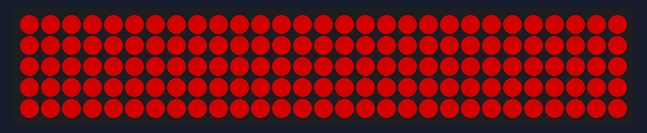
Simulated run of this sketch. Board: Arduino Leonardo, built with avr-gcc and run on an emulated ATmega32U4. Parts: 29×5 RGB LED matrix (first LED top left, wired row by row). Dim RGB values are drawn brighter than linear.

Above: at 0.6 s.
At 1.6 s:
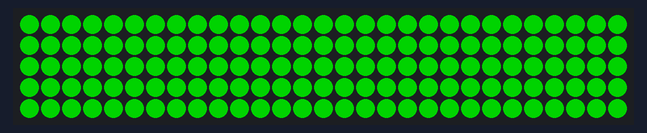
At 2.6 s:
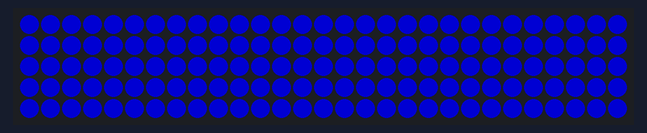
At 3.6 s:
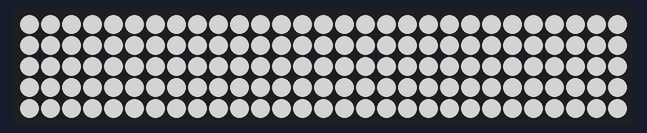

The sketch:

MIDIUSB_buzzer_FastLED_mix.ino
```cpp
/*
 * MIDIUSB_buzzer.ino
 *
 * Author: Paulo Costa
 */

#include <MIDIUSB.h>
#include "pitchToFrequency.h"
#include <FastLED.h>        //https://github.com/FastLED/FastLED
#include <LEDMatrix.h>      //https://github.com/Jorgen-VikingGod/LEDMatrix

#define BUZZ_PIN 9
#define DATA_PIN            3

#define COLOR_ORDER       GRB
#define CHIPSET             WS2812B

// initial matrix layout (to get led strip index by x/y)
#define MATRIX_WIDTH        29
#define MATRIX_HEIGHT       5
#define MATRIX_TYPE         HORIZONTAL_ZIGZAG_MATRIX
#define MATRIX_SIZE         (MATRIX_WIDTH*MATRIX_HEIGHT)
#define NUMPIXELS           MATRIX_SIZE

// create our matrix based on matrix definition
cLEDMatrix<MATRIX_WIDTH, MATRIX_HEIGHT, MATRIX_TYPE> leds;
uint8_t hue;
int16_t counter;

const char* pitch_name(byte pitch) {
  static const char* names[] = {"C", "C#", "D", "D#", "E", "F", "F#", "G", "G#", "A", "A#", "B"};
  return names[pitch % 12];
}

int pitch_octave(byte pitch) {
  return (pitch / 12) - 1;
}

void noteOn(byte channel, byte pitch, byte velocity) {
   // int16_t sx, sy, x, y;
//  uint8_t h;
  //tone(BUZZ_PIN, pitchFrequency[pitch]);
     FastLED.showColor(CRGB::Red);
    FastLED.show();
  Serial.print("Note On: ");
  Serial.print(pitch_name(pitch));
  Serial.print(pitch_octave(pitch));
  Serial.print(", channel=");
  Serial.print(channel);
  Serial.print(", velocity=");
  Serial.println(velocity);
}

void noteOff(byte channel, byte pitch, byte velocity) {
  //noTone(BUZZ_PIN);
  //FastLED.clear();
    FastLED.clear(true);
  Serial.print("Note Off: ");
  Serial.print(pitch_name(pitch));
  Serial.print(pitch_octave(pitch));
  Serial.print(", channel=");
  Serial.print(channel);
  Serial.print(", velocity=");
  Serial.println(velocity);
}

void controlChange(byte channel, byte control, byte value) {
  Serial.print("Control change: control=");
  Serial.print(control);
  Serial.print(", value=");
  Serial.print(value);
  Serial.print(", channel=");
  Serial.println(channel);
}

void setup() {
  Serial.begin(115200);  // initial LEDs
  FastLED.addLeds<CHIPSET, DATA_PIN, COLOR_ORDER>(leds[0], leds.Size()).setCorrection(TypicalSMD5050);
  FastLED.setCorrection(TypicalLEDStrip);
  FastLED.setBrightness(127);
  FastLED.clear(true);
  delay(500);
  FastLED.showColor(CRGB::Red);
  delay(1000);
  FastLED.showColor(CRGB::Lime);
  delay(1000);
  FastLED.showColor(CRGB::Blue);
  delay(1000);
  FastLED.showColor(CRGB::White);
  delay(1000);
  FastLED.clear(true);

  hue = 0;
  counter = 0;

}

void loop() {
    int16_t sx, sy, x, y;
  uint8_t h;

  //FastLED.clear();

  h = hue;

  midiEventPacket_t rx = MidiUSB.read();
  switch (rx.header) {
    case 0:
      break; //No pending events

    case 0x9:
      noteOn(
        rx.byte1 & 0xF,  //channel
        rx.byte2,        //pitch
        rx.byte3         //velocity
      );
        FastLED.showColor(CRGB::Red);
      break;

    case 0x8:
      noteOff(
        rx.byte1 & 0xF,  //channel
        rx.byte2,        //pitch
        rx.byte3         //velocity
      );
FastLED.clear(true);
      break;

    case 0xB:
      controlChange(
        rx.byte1 & 0xF,  //channel
        rx.byte2,        //control
        rx.byte3         //value
      );
      break;

    default:
      Serial.print("Unhandled MIDI message: ");
      Serial.print(rx.header, HEX);
      Serial.print("-");
      Serial.print(rx.byte1, HEX);
      Serial.print("-");
      Serial.print(rx.byte2, HEX);
      Serial.print("-");
      Serial.println(rx.byte3, HEX);
  }
}
```

Measured:
- what the display in image 0 shows lasts 1.0 s, from 0.5 s to 1.5 s
